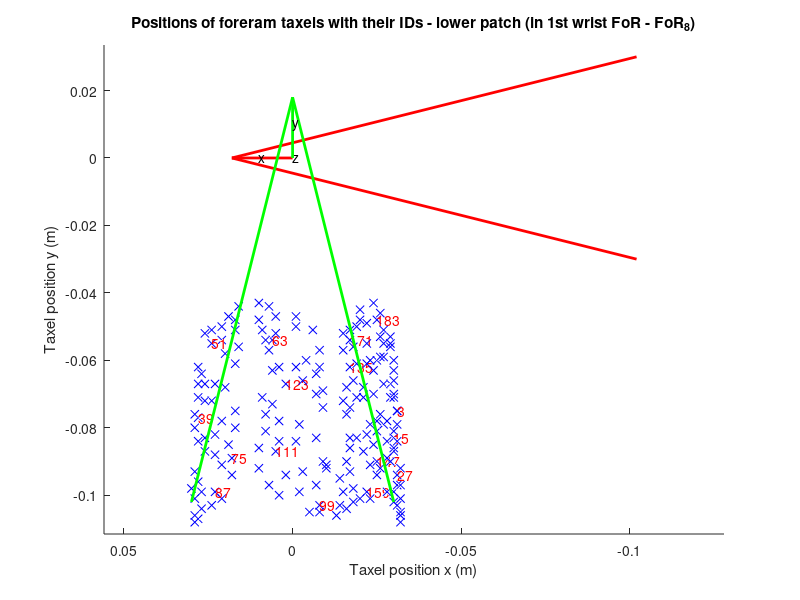
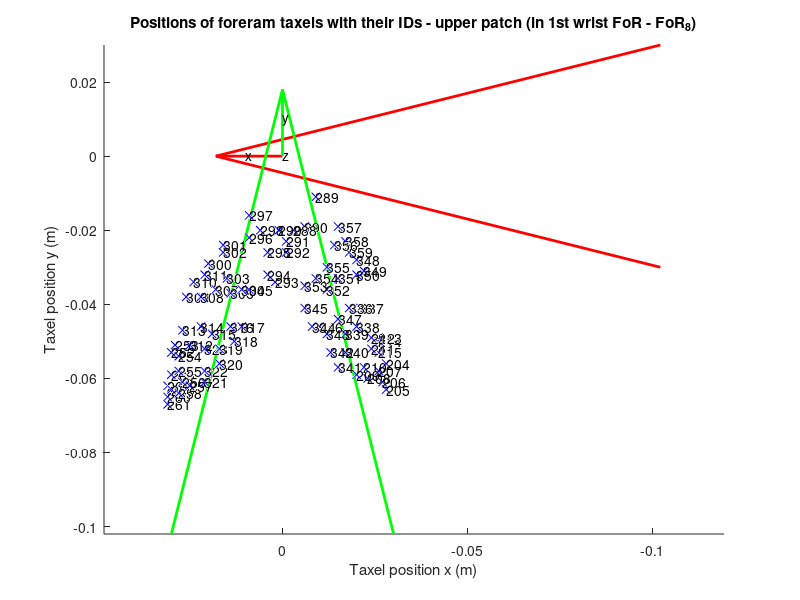
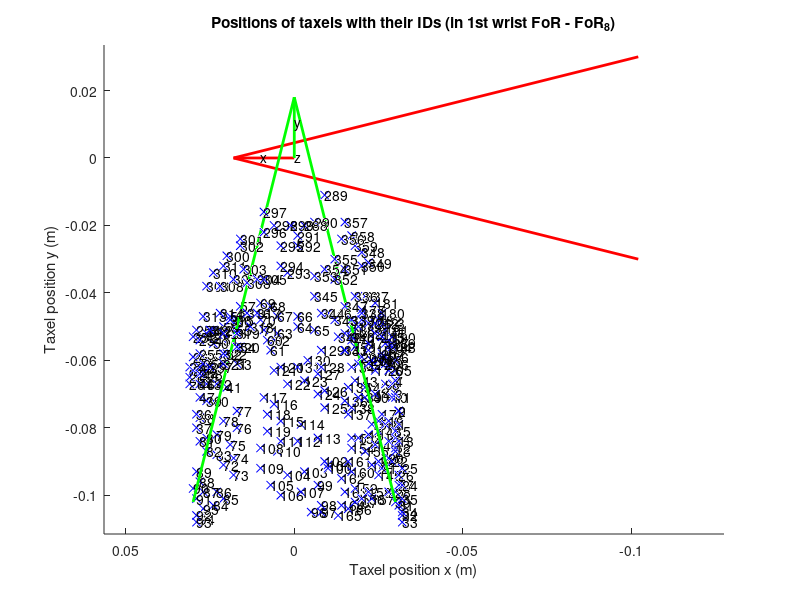
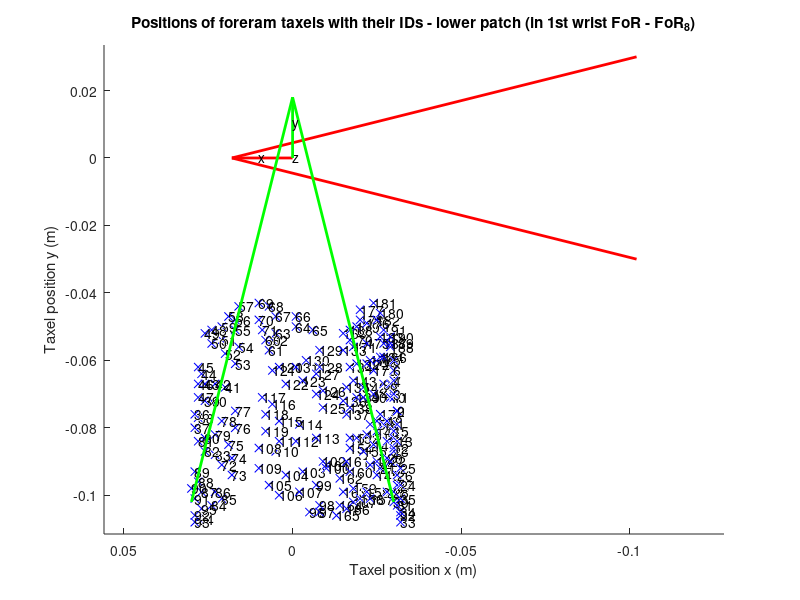

Recreate these plots in MATLAB, in order. (Note: this script raises an error after producing the figures.)
clear all;
close all;
clc;

SAVE_FIGURES = false;
%% Init taxel positions from Andrea's calibration and CAD

load left_forearm_taxel_pos_mesh.mat; % the no_mesh is also possible, but there are no normals, so you can't overlay the triangular modules
taxel_pos = left_forearm_taxel_pos_mesh; 
[M,N] = size(taxel_pos);

load left_forearm_upper_patch_7triangleMidpointsPos_iCubV1_CAD.mat;
triangle_centers_CAD_upperPatch_arbitraryFoR = left_forearm_upper_patch_7triangleMidpointsPos_iCubV1_xmlFoR_m;
triangle_centers_CAD_upperPatch_wristFoR8 = [];

load left_forearm_assembly_18coverHolesPos_iCubV1_CAD.mat;
% note, this CAD data contains also the upper patch - could be used to
% double check
triangle_centers_CAD_lowerPatches_assemblyFoR = left_forearm_lower_patch_18coverHoles_iCubV1_xmlFoR_m  ; % this FoR is also kind of arbitrary, but different than in the previous set;
triangle_centers_CAD_lowerPatches_wristFoR8 = [];

for j=1:size(triangle_centers_CAD_upperPatch_arbitraryFoR,1)
   row_vector =  triangle_centers_CAD_upperPatch_arbitraryFoR(j,:);
   column_vector = row_vector';
   column_vector_translated = column_vector - toWristFoR8_transl_m;
   column_vector_translatedAndRotated = (toWristFoR8_rotMatrix)' * column_vector_translated;
   triangle_centers_CAD_upperPatch_wristFoR8(j,:) = column_vector_translatedAndRotated';     
end

for j=1:size(triangle_centers_CAD_lowerPatches_assemblyFoR,1)
   row_vector =  triangle_centers_CAD_lowerPatches_assemblyFoR(j,:);
   column_vector = row_vector';
   column_vector_translated = column_vector - forearmAssemblytoWristFoR8_translVector_m;
   column_vector_translatedAndRotated = (forearmAssemblytoWristFoR8_rotMatrix)' * column_vector_translated;
   triangle_centers_CAD_lowerPatches_wristFoR8(j,:) = column_vector_translatedAndRotated';     
end

%% Plot positions of calibrated taxels - Andrea

f1 = figure(1);
clf(f1);
title('Positions of taxels with their IDs (in 1st wrist FoR - FoR_8)');
hold on;

for i=1:M
    if (nnz(taxel_pos(i,:)) > 1) % it's not an all-zero row
        plot3(taxel_pos(i,1),taxel_pos(i,2),taxel_pos(i,3),'xb');
%         if (mod(i-3,12)==0)
            text(taxel_pos(i,1),taxel_pos(i,2),taxel_pos(i,3),int2str(i-1)); % taxel ID = row nr. -1
            
%         end
    end
end
 h = quiver3(0 ,0, 0,0.02,0,0);
 set(h, 'Color', 'r', 'LineWidth', 2, 'MaxHeadSize', 4, 'ShowArrowHead', 'on');
 text(0.01,0,0,'x');
 h2 = quiver3(0,0,0, 0,0.02,0);
 set(h2, 'Color', 'g', 'LineWidth', 2, 'MaxHeadSize', 4, 'ShowArrowHead', 'on')
 text(0,0.01,0,'y');
 h3 = quiver3(0,0,0, 0,0,0.02);
 set(h3, 'Color', 'b', 'LineWidth', 2, 'MaxHeadSize', 4, 'ShowArrowHead', 'on')
 text(0,0,0.01,'z');

%ylim([-45 15]);
%xlim([-30 30]);
xlabel('Taxel position x (m)');
set(gca,'XDir','reverse');
ylabel('Taxel position y (m)');
zlabel('Taxel position z (m)');
set(gca,'ZDir','reverse');
axis equal;
hold off;

%%
f11 = figure(11);
clf(f11);
title('Positions of taxels with their IDs (in 1st wrist FoR - FoR_8)');
hold on;

for i=1:M
    if (nnz(taxel_pos(i,:)) > 1) % it's not an all-zero row
        plot3(taxel_pos(i,1),taxel_pos(i,2),taxel_pos(i,3),'--xb');
%         surf(taxel_pos(i,1),taxel_pos(i,2),taxel_pos(i,3));
        if (mod(i-3,12)==0)
%             text(taxel_pos(i,1),taxel_pos(i,2),taxel_pos(i,3),int2str(i-1),'Color','r'); % taxel ID = row nr. -1
            text(taxel_pos(i,1),taxel_pos(i,2),taxel_pos(i,3),int2str(i),'Color','r'); % taxel ID = row nr. -1
        end
    end
end
 h = quiver3(0 ,0, 0,0.02,0,0);
 set(h, 'Color', 'r', 'LineWidth', 2, 'MaxHeadSize', 4, 'ShowArrowHead', 'on');
 text(0.01,0,0,'x');
 h2 = quiver3(0,0,0, 0,0.02,0);
 set(h2, 'Color', 'g', 'LineWidth', 2, 'MaxHeadSize', 4, 'ShowArrowHead', 'on')
 text(0,0.01,0,'y');
 h3 = quiver3(0,0,0, 0,0,0.02);
 set(h3, 'Color', 'b', 'LineWidth', 2, 'MaxHeadSize', 4, 'ShowArrowHead', 'on')
 text(0,0,0.01,'z');

%ylim([-45 15]);
%xlim([-30 30]);
xlabel('Taxel position x (m)');
set(gca,'XDir','reverse');
ylabel('Taxel position y (m)');
zlabel('Taxel position z (m)');
set(gca,'ZDir','reverse');
axis equal;
grid on;
hold off;

%%
f2 = figure(2);
clf(f2);
title('Positions of foreram taxels with their IDs - lower patch (in 1st wrist FoR - FoR_8)');
hold on;

for i=1:192
    if (nnz(taxel_pos(i,:)) > 1) % it's not an all-zero row
       plot3(taxel_pos(i,1),taxel_pos(i,2),taxel_pos(i,3),'xb');
       text(taxel_pos(i,1),taxel_pos(i,2),taxel_pos(i,3),int2str(i-1)); 
    end
end
 h = quiver3(0 ,0, 0,0.02,0,0);
 set(h, 'Color', 'r', 'LineWidth', 2, 'MaxHeadSize', 4, 'ShowArrowHead', 'on');
 text(0.01,0,0,'x');
 h2 = quiver3(0,0,0, 0,0.02,0);
 set(h2, 'Color', 'g', 'LineWidth', 2, 'MaxHeadSize', 4, 'ShowArrowHead', 'on')
 text(0,0.01,0,'y');
 h3 = quiver3(0,0,0, 0,0,0.02);
 set(h3, 'Color', 'b', 'LineWidth', 2, 'MaxHeadSize', 4, 'ShowArrowHead', 'on')
 text(0,0,0.01,'z');

xlabel('Taxel position x (m)');
set(gca,'XDir','reverse');
ylabel('Taxel position y (m)');
zlabel('Taxel position z (m)');
set(gca,'ZDir','reverse');
axis equal;
hold off;

%%
f21 = figure(21);
clf(f21);
title('Positions of foreram taxels with their IDs - lower patch (in 1st wrist FoR - FoR_8)');
hold on;

for i=1:192
    if (nnz(taxel_pos(i,:)) > 1) % it's not an all-zero row
        plot3(taxel_pos(i,1),taxel_pos(i,2),taxel_pos(i,3),'xb');
        if (mod(i-3,12)==0)
            text(taxel_pos(i,1),taxel_pos(i,2),taxel_pos(i,3),int2str(i),'Color','r'); 
        end
    end
end
 h = quiver3(0 ,0, 0,0.02,0,0);
 set(h, 'Color', 'r', 'LineWidth', 2, 'MaxHeadSize', 4, 'ShowArrowHead', 'on');
 text(0.01,0,0,'x');
 h2 = quiver3(0,0,0, 0,0.02,0);
 set(h2, 'Color', 'g', 'LineWidth', 2, 'MaxHeadSize', 4, 'ShowArrowHead', 'on')
 text(0,0.01,0,'y');
 h3 = quiver3(0,0,0, 0,0,0.02);
 set(h3, 'Color', 'b', 'LineWidth', 2, 'MaxHeadSize', 4, 'ShowArrowHead', 'on')
 text(0,0,0.01,'z');

xlabel('Taxel position x (m)');
set(gca,'XDir','reverse');
ylabel('Taxel position y (m)');
zlabel('Taxel position z (m)');
set(gca,'ZDir','reverse');
axis equal;
hold off;
print(f21,'-dpdf','-bestfit','lower-patch.pdf')


%%
f3 = figure(3);
clf(f3);
title('Positions of foreram taxels with their IDs - upper patch (in 1st wrist FoR - FoR_8)');
hold on;

for i=193:M
    if (nnz(taxel_pos(i,:)) > 1) % it's not an all-zero row
       plot3(taxel_pos(i,1),taxel_pos(i,2),taxel_pos(i,3),'xb');
       text(taxel_pos(i,1),taxel_pos(i,2),taxel_pos(i,3),int2str(i-1)); 
    end
end
 h = quiver3(0 ,0, 0,0.02,0,0);
 set(h, 'Color', 'r', 'LineWidth', 2, 'MaxHeadSize', 4, 'ShowArrowHead', 'on');
 text(0.01,0,0,'x');
 h2 = quiver3(0,0,0, 0,0.02,0);
 set(h2, 'Color', 'g', 'LineWidth', 2, 'MaxHeadSize', 4, 'ShowArrowHead', 'on')
 text(0,0.01,0,'y');
 h3 = quiver3(0,0,0, 0,0,0.02);
 set(h3, 'Color', 'b', 'LineWidth', 2, 'MaxHeadSize', 4, 'ShowArrowHead', 'on')
 text(0,0,0.01,'z');

xlabel('Taxel position x (m)');
set(gca,'XDir','reverse');
ylabel('Taxel position y (m)');
zlabel('Taxel position z (m)');
set(gca,'ZDir','reverse');
axis equal;
hold off;

%%
f30 = figure(30);
clf(f30);
title('Positions of foreram taxels with their IDs - upper patch (in 1st wrist FoR - FoR_8)');
hold on;

for i=193:M
    if (nnz(taxel_pos(i,:)) > 1) % it's not an all-zero row
        plot3(taxel_pos(i,1),taxel_pos(i,2),taxel_pos(i,3),'xb');
        if (mod(i-3,12)==0)
            text(taxel_pos(i,1),taxel_pos(i,2),taxel_pos(i,3),int2str(i),'Color','r'); 
        end
    end
end
 h = quiver3(0 ,0, 0,0.02,0,0);
 set(h, 'Color', 'r', 'LineWidth', 2, 'MaxHeadSize', 4, 'ShowArrowHead', 'on');
 text(0.01,0,0,'x');
 h2 = quiver3(0,0,0, 0,0.02,0);
 set(h2, 'Color', 'g', 'LineWidth', 2, 'MaxHeadSize', 4, 'ShowArrowHead', 'on')
 text(0,0.01,0,'y');
 h3 = quiver3(0,0,0, 0,0,0.02);
 set(h3, 'Color', 'b', 'LineWidth', 2, 'MaxHeadSize', 4, 'ShowArrowHead', 'on')
 text(0,0,0.01,'z');

xlabel('Taxel position x (m)');
set(gca,'XDir','reverse');
ylabel('Taxel position y (m)');
zlabel('Taxel position z (m)');
set(gca,'ZDir','reverse');
axis equal;
hold off;

print(f3,'-dpdf','-bestfit','upper-patch.pdf')

%%
f31 = figure(31);
clf(f31);
title('Positions of holes in covers (~ triangle midpoints) from CAD - upper patch (in 1st wrist FoR - FoR_8)');
hold on;

triangle_centers_CAD = triangle_centers_CAD_upperPatch_wristFoR8;

       plot3(triangle_centers_CAD(1,1),triangle_centers_CAD(1,2),triangle_centers_CAD(1,3),'xr');
       text(triangle_centers_CAD(1,1),triangle_centers_CAD(1,2),triangle_centers_CAD(1,3),'207'); 
       
       plot3(triangle_centers_CAD(2,1),triangle_centers_CAD(2,2),triangle_centers_CAD(2,3),'xr');
       text(triangle_centers_CAD(2,1),triangle_centers_CAD(2,2),triangle_centers_CAD(2,3),'339'); 
       
       plot3(triangle_centers_CAD(3,1),triangle_centers_CAD(3,2),triangle_centers_CAD(3,3),'xr');
       text(triangle_centers_CAD(3,1),triangle_centers_CAD(3,2),triangle_centers_CAD(3,3),'351'); 
       
       plot3(triangle_centers_CAD(4,1),triangle_centers_CAD(4,2),triangle_centers_CAD(4,3),'xr');
       text(triangle_centers_CAD(4,1),triangle_centers_CAD(4,2),triangle_centers_CAD(4,3),'291'); 
       
       plot3(triangle_centers_CAD(5,1),triangle_centers_CAD(5,2),triangle_centers_CAD(5,3),'xr');
       text(triangle_centers_CAD(5,1),triangle_centers_CAD(5,2),triangle_centers_CAD(5,3),'303'); 
       
       plot3(triangle_centers_CAD(6,1),triangle_centers_CAD(6,2),triangle_centers_CAD(6,3),'xr');
       text(triangle_centers_CAD(6,1),triangle_centers_CAD(6,2),triangle_centers_CAD(6,3),'315');  
       
       plot3(triangle_centers_CAD(7,1),triangle_centers_CAD(7,2),triangle_centers_CAD(7,3),'xr');
       text(triangle_centers_CAD(7,1),triangle_centers_CAD(7,2),triangle_centers_CAD(7,3),'255'); 

 h = quiver3(0 ,0, 0,0.02,0,0);
 set(h, 'Color', 'r', 'LineWidth', 2, 'MaxHeadSize', 4, 'ShowArrowHead', 'on');
 text(0.01,0,0,'x');
 h2 = quiver3(0,0,0, 0,0.02,0);
 set(h2, 'Color', 'g', 'LineWidth', 2, 'MaxHeadSize', 4, 'ShowArrowHead', 'on')
 text(0,0.01,0,'y');
 h3 = quiver3(0,0,0, 0,0,0.02);
 set(h3, 'Color', 'b', 'LineWidth', 2, 'MaxHeadSize', 4, 'ShowArrowHead', 'on')
 text(0,0,0.01,'z');

xlabel('Taxel position x (m)');
set(gca,'XDir','reverse');
ylabel('Taxel position y (m)');
zlabel('Taxel position z (m)');
set(gca,'ZDir','reverse');
axis equal;
hold off;

%%
f32 = figure(32);
clf(f32);
title('Positions of forearm taxels with their IDs (delPrete with CAD overlayed) - upper patch (in 1st wrist FoR - FoR_8)');
hold on;

for i=193:M
    if (nnz(taxel_pos(i,:)) > 1) % it's not an all-zero row
       plot3(taxel_pos(i,1),taxel_pos(i,2),taxel_pos(i,3),'xb');
       if (i==208 || i==340 || i==352 || i==292 || i==304 || i==316 || i==256)
         text(taxel_pos(i,1),taxel_pos(i,2),taxel_pos(i,3),int2str(i-1),'BackgroundColor','green'); 
       else
             text(taxel_pos(i,1),taxel_pos(i,2),taxel_pos(i,3),int2str(i-1)); 
       end
    end
end

triangle_centers_CAD = triangle_centers_CAD_upperPatch_wristFoR8;

       plot3(triangle_centers_CAD(1,1),triangle_centers_CAD(1,2),triangle_centers_CAD(1,3),'or');
       text(triangle_centers_CAD(1,1),triangle_centers_CAD(1,2),triangle_centers_CAD(1,3),'207','BackgroundColor','red'); 
       
       plot3(triangle_centers_CAD(2,1),triangle_centers_CAD(2,2),triangle_centers_CAD(2,3),'or');
       text(triangle_centers_CAD(2,1),triangle_centers_CAD(2,2),triangle_centers_CAD(2,3),'339','BackgroundColor','red'); 
       
       plot3(triangle_centers_CAD(3,1),triangle_centers_CAD(3,2),triangle_centers_CAD(3,3),'or');
       text(triangle_centers_CAD(3,1),triangle_centers_CAD(3,2),triangle_centers_CAD(3,3),'351','BackgroundColor','red'); 
       
       plot3(triangle_centers_CAD(4,1),triangle_centers_CAD(4,2),triangle_centers_CAD(4,3),'or');
       text(triangle_centers_CAD(4,1),triangle_centers_CAD(4,2),triangle_centers_CAD(4,3),'291','BackgroundColor','red'); 
       
       plot3(triangle_centers_CAD(5,1),triangle_centers_CAD(5,2),triangle_centers_CAD(5,3),'or');
       text(triangle_centers_CAD(5,1),triangle_centers_CAD(5,2),triangle_centers_CAD(5,3),'303','BackgroundColor','red'); 
       
       plot3(triangle_centers_CAD(6,1),triangle_centers_CAD(6,2),triangle_centers_CAD(6,3),'or');
       text(triangle_centers_CAD(6,1),triangle_centers_CAD(6,2),triangle_centers_CAD(6,3),'315','BackgroundColor','red');  
       
       plot3(triangle_centers_CAD(7,1),triangle_centers_CAD(7,2),triangle_centers_CAD(7,3),'or');
       text(triangle_centers_CAD(7,1),triangle_centers_CAD(7,2),triangle_centers_CAD(7,3),'255','BackgroundColor','red'); 


 h = quiver3(0 ,0, 0,0.02,0,0);
 set(h, 'Color', 'r', 'LineWidth', 2, 'MaxHeadSize', 4, 'ShowArrowHead', 'on');
 text(0.01,0,0,'x');
 h2 = quiver3(0,0,0, 0,0.02,0);
 set(h2, 'Color', 'g', 'LineWidth', 2, 'MaxHeadSize', 4, 'ShowArrowHead', 'on')
 text(0,0.01,0,'y');
 h3 = quiver3(0,0,0, 0,0,0.02);
 set(h3, 'Color', 'b', 'LineWidth', 2, 'MaxHeadSize', 4, 'ShowArrowHead', 'on')
 text(0,0,0.01,'z');

xlabel('Taxel position x (m)');
set(gca,'XDir','reverse');
ylabel('Taxel position y (m)');
zlabel('Taxel position z (m)');
set(gca,'ZDir','reverse');
axis equal;
hold off;

%% current cell
f33 = figure(33);
clf(f33);
title('Positions of forearm taxels with their IDs (delPrete with CAD overlayed) - lower patch (in 1st wrist FoR - FoR_8)');
hold on;

for i=1:192
    if (nnz(taxel_pos(i,:)) > 1) % it's not an all-zero row
       plot3(taxel_pos(i,1),taxel_pos(i,2),taxel_pos(i,3),'xb');
       if (mod(i,12) == 4) % should be triangle midpoints
         text(taxel_pos(i,1),taxel_pos(i,2),taxel_pos(i,3),int2str(i-1),'BackgroundColor','green'); 
       else
             text(taxel_pos(i,1),taxel_pos(i,2),taxel_pos(i,3),int2str(i-1)); 
       end
    end
end

triangle_centers_CAD = triangle_centers_CAD_lowerPatches_wristFoR8;
for i=1:size(triangle_centers_CAD,1)
       plot3(triangle_centers_CAD(i,1),triangle_centers_CAD(i,2),triangle_centers_CAD(i,3),'or');
       text(triangle_centers_CAD(i,1),triangle_centers_CAD(i,2),triangle_centers_CAD(i,3),'XX','BackgroundColor','red'); 
end       
   


 h = quiver3(0 ,0, 0,0.02,0,0);
 set(h, 'Color', 'r', 'LineWidth', 2, 'MaxHeadSize', 4, 'ShowArrowHead', 'on');
 text(0.01,0,0,'x');
 h2 = quiver3(0,0,0, 0,0.02,0);
 set(h2, 'Color', 'g', 'LineWidth', 2, 'MaxHeadSize', 4, 'ShowArrowHead', 'on')
 text(0,0.01,0,'y');
 h3 = quiver3(0,0,0, 0,0,0.02);
 set(h3, 'Color', 'b', 'LineWidth', 2, 'MaxHeadSize', 4, 'ShowArrowHead', 'on')
 text(0,0,0.01,'z');

xlabel('Taxel position x (m)');
set(gca,'XDir','reverse');
ylabel('Taxel position y (m)');
zlabel('Taxel position z (m)');
set(gca,'ZDir','reverse');
axis equal;
hold off;

%% another cell

f4 = figure(4);
clf(f4);
set(f4,'Name','Positions of foreram taxels - upper patch - all + first 3 triangles from left (number ~ taxelID) (in 1st wrist FoR - FoR_8)');


subplot(2,2,1);
hold on;
for i=193:M
    if (nnz(taxel_pos(i,:)) > 1) % it's not an all-zero row
       plot3(taxel_pos(i,1),taxel_pos(i,2),taxel_pos(i,3),'xb');
       text(taxel_pos(i,1),taxel_pos(i,2),taxel_pos(i,3),int2str(i-1)); 
    end
end
 h = quiver3(0 ,0, 0,0.02,0,0);
 set(h, 'Color', 'r', 'LineWidth', 2, 'MaxHeadSize', 4, 'ShowArrowHead', 'on');
 text(0.01,0,0,'x');
 h2 = quiver3(0,0,0, 0,0.02,0);
 set(h2, 'Color', 'g', 'LineWidth', 2, 'MaxHeadSize', 4, 'ShowArrowHead', 'on')
 text(0,0.01,0,'y');
 h3 = quiver3(0,0,0, 0,0,0.02);
 set(h3, 'Color', 'b', 'LineWidth', 2, 'MaxHeadSize', 4, 'ShowArrowHead', 'on')
 text(0,0,0.01,'z');

xlabel('Taxel position x (m)');
set(gca,'XDir','reverse');
ylabel('Taxel position y (m)');
zlabel('Taxel position z (m)');
set(gca,'ZDir','reverse');
axis equal;
hold off;

subplot(2,2,2);
hold on;
first_taxel_ID = 252; 
for i=1:12; % with i starting from 1, we get the conversion from taxel ID to row number in file
    if (nnz(taxel_pos(first_taxel_ID+i,:)) > 1) % it's not an all-zero row
       if ((i==7) || (i==11)) %thermal pad
        plot3(taxel_pos(first_taxel_ID+i,1),taxel_pos(first_taxel_ID+i,2),taxel_pos(first_taxel_ID+i,3),'ob');
       else % normal taxel
         plot3(taxel_pos(first_taxel_ID+i,1),taxel_pos(first_taxel_ID+i,2),taxel_pos(first_taxel_ID+i,3),'xb');  
       end
       text(taxel_pos(first_taxel_ID+i,1),taxel_pos(first_taxel_ID+i,2),taxel_pos(first_taxel_ID+i,3),int2str(first_taxel_ID+i-1)); 
    end
end

 h = quiver3(taxel_pos(first_taxel_ID+1,1),taxel_pos(first_taxel_ID+1,2),taxel_pos(first_taxel_ID+1,3),0.02,0,0);
 set(h, 'Color', 'r', 'LineWidth', 2, 'MaxHeadSize', 4, 'ShowArrowHead', 'on');
 %text(0.001,0,0,'x');
 h2 = quiver3(taxel_pos(first_taxel_ID+1,1),taxel_pos(first_taxel_ID+1,2),taxel_pos(first_taxel_ID+1,3),0,0.02,0);
 set(h2, 'Color', 'g', 'LineWidth', 2, 'MaxHeadSize', 4, 'ShowArrowHead', 'on')
 %text(0,0.001,0,'y');
 h3 = quiver3(taxel_pos(first_taxel_ID+1,1),taxel_pos(first_taxel_ID+1,2),taxel_pos(first_taxel_ID+1,3),0,0,0.02);
 set(h3, 'Color', 'b', 'LineWidth', 2, 'MaxHeadSize', 4, 'ShowArrowHead', 'on')
 %text(0,0,0.001,'z');

xlabel('Taxel position x (m)');
set(gca,'XDir','reverse');
ylabel('Taxel position y (m)');
zlabel('Taxel position z (m)');
set(gca,'ZDir','reverse');
axis equal;
hold off;


subplot(2,2,3);
hold on;
first_taxel_ID = 312;
for i=1:12;
    if (nnz(taxel_pos(first_taxel_ID+i,:)) > 1) % it's not an all-zero row
       if ((i==7) || (i==11)) %thermal pad
        plot3(taxel_pos(first_taxel_ID+i,1),taxel_pos(first_taxel_ID+i,2),taxel_pos(first_taxel_ID+i,3),'ob');
       else % normal taxel
         plot3(taxel_pos(first_taxel_ID+i,1),taxel_pos(first_taxel_ID+i,2),taxel_pos(first_taxel_ID+i,3),'xb');  
       end
       text(taxel_pos(first_taxel_ID+i,1),taxel_pos(first_taxel_ID+i,2),taxel_pos(first_taxel_ID+i,3),int2str(first_taxel_ID+i-1)); 
    end
end

 h = quiver3(taxel_pos(first_taxel_ID+1,1),taxel_pos(first_taxel_ID+1,2),taxel_pos(first_taxel_ID+1,3),0.02,0,0);
 set(h, 'Color', 'r', 'LineWidth', 2, 'MaxHeadSize', 4, 'ShowArrowHead', 'on');
 %text(0.001,0,0,'x');
 h2 = quiver3(taxel_pos(first_taxel_ID+1,1),taxel_pos(first_taxel_ID+1,2),taxel_pos(first_taxel_ID+1,3),0,0.02,0);
 set(h2, 'Color', 'g', 'LineWidth', 2, 'MaxHeadSize', 4, 'ShowArrowHead', 'on')
 %text(0,0.001,0,'y');
 h3 = quiver3(taxel_pos(first_taxel_ID+1,1),taxel_pos(first_taxel_ID+1,2),taxel_pos(first_taxel_ID+1,3),0,0,0.02);
 set(h3, 'Color', 'b', 'LineWidth', 2, 'MaxHeadSize', 4, 'ShowArrowHead', 'on')
 %text(0,0,0.001,'z');

xlabel('Taxel position x (m)');
set(gca,'XDir','reverse');
ylabel('Taxel position y (m)');
zlabel('Taxel position z (m)');
set(gca,'ZDir','reverse');
axis equal;
hold off;

subplot(2,2,4);
hold on;
first_taxel_ID = 300;
for i=1:12;
    if (nnz(taxel_pos(first_taxel_ID+i,:)) > 1) % it's not an all-zero row
       if ((i==7) || (i==11)) %thermal pad
        plot3(taxel_pos(first_taxel_ID+i,1),taxel_pos(first_taxel_ID+i,2),taxel_pos(first_taxel_ID+i,3),'ob');
       else % normal taxel
         plot3(taxel_pos(first_taxel_ID+i,1),taxel_pos(first_taxel_ID+i,2),taxel_pos(first_taxel_ID+i,3),'xb');  
       end
       text(taxel_pos(first_taxel_ID+i,1),taxel_pos(first_taxel_ID+i,2),taxel_pos(first_taxel_ID+i,3),int2str(first_taxel_ID+i-1)); 
    end
end

 h = quiver3(taxel_pos(first_taxel_ID+1,1),taxel_pos(first_taxel_ID+1,2),taxel_pos(first_taxel_ID+1,3),0.02,0,0);
 set(h, 'Color', 'r', 'LineWidth', 2, 'MaxHeadSize', 4, 'ShowArrowHead', 'on');
 %text(0.001,0,0,'x');
 h2 = quiver3(taxel_pos(first_taxel_ID+1,1),taxel_pos(first_taxel_ID+1,2),taxel_pos(first_taxel_ID+1,3),0,0.02,0);
 set(h2, 'Color', 'g', 'LineWidth', 2, 'MaxHeadSize', 4, 'ShowArrowHead', 'on')
 %text(0,0.001,0,'y');
 h3 = quiver3(taxel_pos(first_taxel_ID+1,1),taxel_pos(first_taxel_ID+1,2),taxel_pos(first_taxel_ID+1,3),0,0,0.02);
 set(h3, 'Color', 'b', 'LineWidth', 2, 'MaxHeadSize', 4, 'ShowArrowHead', 'on')
 %text(0,0,0.001,'z');

xlabel('Taxel position x (m)');
set(gca,'XDir','reverse');
ylabel('Taxel position y (m)');
zlabel('Taxel position z (m)');
set(gca,'ZDir','reverse');
axis equal;
hold off;

f5 = figure(5);
clf(f5);
set(f5,'Name','Positions of foreram taxels - upper patch - upper + 3 triangles on the right (number ~ taxelID + 1) (in 1st wrist FoR - FoR_8)');

subplot(2,2,1);
hold on;
first_taxel_ID = 288;
for i=1:12;
    if (nnz(taxel_pos(first_taxel_ID+i,:)) > 1) % it's not an all-zero row
       if ((i==7) || (i==11)) %thermal pad
        plot3(taxel_pos(first_taxel_ID+i,1),taxel_pos(first_taxel_ID+i,2),taxel_pos(first_taxel_ID+i,3),'ob');
       else % normal taxel
         plot3(taxel_pos(first_taxel_ID+i,1),taxel_pos(first_taxel_ID+i,2),taxel_pos(first_taxel_ID+i,3),'xb');  
       end
       text(taxel_pos(first_taxel_ID+i,1),taxel_pos(first_taxel_ID+i,2),taxel_pos(first_taxel_ID+i,3),int2str(first_taxel_ID+i-1)); 
    end
end

 h = quiver3(taxel_pos(first_taxel_ID+1,1),taxel_pos(first_taxel_ID+1,2),taxel_pos(first_taxel_ID+1,3),0.02,0,0);
 set(h, 'Color', 'r', 'LineWidth', 2, 'MaxHeadSize', 4, 'ShowArrowHead', 'on');
 %text(0.001,0,0,'x');
 h2 = quiver3(taxel_pos(first_taxel_ID+1,1),taxel_pos(first_taxel_ID+1,2),taxel_pos(first_taxel_ID+1,3),0,0.02,0);
 set(h2, 'Color', 'g', 'LineWidth', 2, 'MaxHeadSize', 4, 'ShowArrowHead', 'on')
 %text(0,0.001,0,'y');
 h3 = quiver3(taxel_pos(first_taxel_ID+1,1),taxel_pos(first_taxel_ID+1,2),taxel_pos(first_taxel_ID+1,3),0,0,0.02);
 set(h3, 'Color', 'b', 'LineWidth', 2, 'MaxHeadSize', 4, 'ShowArrowHead', 'on')
 %text(0,0,0.001,'z');

xlabel('Taxel position x (m)');
set(gca,'XDir','reverse');
ylabel('Taxel position y (m)');
zlabel('Taxel position z (m)');
set(gca,'ZDir','reverse');
axis equal;
hold off;

subplot(2,2,2);
hold on;
first_taxel_ID = 348;
for i=1:12;
    if (nnz(taxel_pos(first_taxel_ID+i,:)) > 1) % it's not an all-zero row
       if ((i==7) || (i==11)) %thermal pad
        plot3(taxel_pos(first_taxel_ID+i,1),taxel_pos(first_taxel_ID+i,2),taxel_pos(first_taxel_ID+i,3),'ob');
       else % normal taxel
         plot3(taxel_pos(first_taxel_ID+i,1),taxel_pos(first_taxel_ID+i,2),taxel_pos(first_taxel_ID+i,3),'xb');  
       end
       text(taxel_pos(first_taxel_ID+i,1),taxel_pos(first_taxel_ID+i,2),taxel_pos(first_taxel_ID+i,3),int2str(first_taxel_ID+i-1)); 
    end
end

 h = quiver3(taxel_pos(first_taxel_ID+1,1),taxel_pos(first_taxel_ID+1,2),taxel_pos(first_taxel_ID+1,3),0.02,0,0);
 set(h, 'Color', 'r', 'LineWidth', 2, 'MaxHeadSize', 4, 'ShowArrowHead', 'on');
 %text(0.001,0,0,'x');
 h2 = quiver3(taxel_pos(first_taxel_ID+1,1),taxel_pos(first_taxel_ID+1,2),taxel_pos(first_taxel_ID+1,3),0,0.02,0);
 set(h2, 'Color', 'g', 'LineWidth', 2, 'MaxHeadSize', 4, 'ShowArrowHead', 'on')
 %text(0,0.001,0,'y');
 h3 = quiver3(taxel_pos(first_taxel_ID+1,1),taxel_pos(first_taxel_ID+1,2),taxel_pos(first_taxel_ID+1,3),0,0,0.02);
 set(h3, 'Color', 'b', 'LineWidth', 2, 'MaxHeadSize', 4, 'ShowArrowHead', 'on')
 %text(0,0,0.001,'z');

xlabel('Taxel position x (m)');
set(gca,'XDir','reverse');
ylabel('Taxel position y (m)');
zlabel('Taxel position z (m)');
set(gca,'ZDir','reverse');
axis equal;
hold off;

subplot(2,2,3);
hold on;
first_taxel_ID = 336;
for i=1:12;
    if (nnz(taxel_pos(first_taxel_ID+i,:)) > 1) % it's not an all-zero row
       if ((i==7) || (i==11)) %thermal pad
        plot3(taxel_pos(first_taxel_ID+i,1),taxel_pos(first_taxel_ID+i,2),taxel_pos(first_taxel_ID+i,3),'ob');
       else % normal taxel
         plot3(taxel_pos(first_taxel_ID+i,1),taxel_pos(first_taxel_ID+i,2),taxel_pos(first_taxel_ID+i,3),'xb');  
       end
       text(taxel_pos(first_taxel_ID+i,1),taxel_pos(first_taxel_ID+i,2),taxel_pos(first_taxel_ID+i,3),int2str(first_taxel_ID+i-1)); 
    end
end

 h = quiver3(taxel_pos(first_taxel_ID+1,1),taxel_pos(first_taxel_ID+1,2),taxel_pos(first_taxel_ID+1,3),0.02,0,0);
 set(h, 'Color', 'r', 'LineWidth', 2, 'MaxHeadSize', 4, 'ShowArrowHead', 'on');
 %text(0.001,0,0,'x');
 h2 = quiver3(taxel_pos(first_taxel_ID+1,1),taxel_pos(first_taxel_ID+1,2),taxel_pos(first_taxel_ID+1,3),0,0.02,0);
 set(h2, 'Color', 'g', 'LineWidth', 2, 'MaxHeadSize', 4, 'ShowArrowHead', 'on')
 %text(0,0.001,0,'y');
 h3 = quiver3(taxel_pos(first_taxel_ID+1,1),taxel_pos(first_taxel_ID+1,2),taxel_pos(first_taxel_ID+1,3),0,0,0.02);
 set(h3, 'Color', 'b', 'LineWidth', 2, 'MaxHeadSize', 4, 'ShowArrowHead', 'on')
 %text(0,0,0.001,'z');

xlabel('Taxel position x (m)');
set(gca,'XDir','reverse');
ylabel('Taxel position y (m)');
zlabel('Taxel position z (m)');
set(gca,'ZDir','reverse');
axis equal;
hold off;

subplot(2,2,4);
hold on;
first_taxel_ID = 204;
for i=1:12;
    if (nnz(taxel_pos(first_taxel_ID+i,:)) > 1) % it's not an all-zero row
       if ((i==7) || (i==11)) %thermal pad
        plot3(taxel_pos(first_taxel_ID+i,1),taxel_pos(first_taxel_ID+i,2),taxel_pos(first_taxel_ID+i,3),'ob');
       else % normal taxel
         plot3(taxel_pos(first_taxel_ID+i,1),taxel_pos(first_taxel_ID+i,2),taxel_pos(first_taxel_ID+i,3),'xb');  
       end
       text(taxel_pos(first_taxel_ID+i,1),taxel_pos(first_taxel_ID+i,2),taxel_pos(first_taxel_ID+i,3),int2str(first_taxel_ID+i-1)); 
    end
end

 h = quiver3(taxel_pos(first_taxel_ID+1,1),taxel_pos(first_taxel_ID+1,2),taxel_pos(first_taxel_ID+1,3),0.02,0,0);
 set(h, 'Color', 'r', 'LineWidth', 2, 'MaxHeadSize', 4, 'ShowArrowHead', 'on');
 %text(0.001,0,0,'x');
 h2 = quiver3(taxel_pos(first_taxel_ID+1,1),taxel_pos(first_taxel_ID+1,2),taxel_pos(first_taxel_ID+1,3),0,0.02,0);
 set(h2, 'Color', 'g', 'LineWidth', 2, 'MaxHeadSize', 4, 'ShowArrowHead', 'on')
 %text(0,0.001,0,'y');
 h3 = quiver3(taxel_pos(first_taxel_ID+1,1),taxel_pos(first_taxel_ID+1,2),taxel_pos(first_taxel_ID+1,3),0,0,0.02);
 set(h3, 'Color', 'b', 'LineWidth', 2, 'MaxHeadSize', 4, 'ShowArrowHead', 'on')
 %text(0,0,0.001,'z');

xlabel('Taxel position x (m)');
set(gca,'XDir','reverse');
ylabel('Taxel position y (m)');
zlabel('Taxel position z (m)');
set(gca,'ZDir','reverse');
axis equal;
hold off;


%% Taxel positions from calibration vs. projection of triangular modules

%% UPPER PATCH ON FOREARM
% note, it is the small patch on top of forearm, but in Marco's files, this
% is called lower

% transform canonical triangle to the position and orientation of the triangle on the outer side of the forearm 
% (if we need a triangle mirrored in x (see the forearm_ini_generator.xlsx -
% mirror set to 1 for all this patch; note in the xlsx this patch is called upper, even if it is kind of lower in the home posture) 
% see /media/DATA/my_matlab/skin/singleTriangle for plots 

% get taxel normal of corresponding triangle midpoint
middle_taxel_ID = 291;
first_taxel_ID = middle_taxel_ID-3;

% We will transform the canonical triangle into the correct position and
% orientation, such that its mid-taxel coincides with that from Andrea's
% calibration - the position is known from the positions file; then the
% taxel normal is known

% first the translation
Homo_translation_wristToHat = [1 0 0 taxel_pos(middle_taxel_ID+1,1); 0 1 0 taxel_pos(middle_taxel_ID+1,2); 0 0 1 taxel_pos(middle_taxel_ID+1,3); 0 0 0 1];

taxel_normal = [taxel_pos(middle_taxel_ID+1,4) taxel_pos(middle_taxel_ID+1,5) taxel_pos(middle_taxel_ID+1,6)]; 
% define taxel orientation
% idea: take the normal of the taxel as the new z; for y, try to stay as
% close as possible to the original y, but perpendicular to the z axis -
% therefore, project onto the plane perpendicular to the normal vector;
% x then comes automatically as the remaining orthogonal axis

x = [1 0 0]; % original axes
y = [0 1 0];
z = [0 0 1];

z_hat = taxel_normal;
z_hat = z_hat / norm(z_hat);
y_projeted_onto_z_hat = norm(y) * dot(y,z_hat) * z_hat; % this is a "difference vector" from the orig. y-axis to the target plane (perpendicular to z_hat) 
y_hat = y - y_projeted_onto_z_hat;
y_hat = y_hat / norm(y_hat);
x_hat = -cross(z_hat,y_hat);
x_hat = x_hat / norm(x_hat);
% hat is the new taxel FoR

Homo_rotation_wristToHat = [x_hat(1) y_hat(1) z_hat(1) 0;...
                 x_hat(2) y_hat(2) z_hat(2) 0;...  
                 x_hat(3) y_hat(3) z_hat(3) 0;...
                 0          0       0       1];
                 
 
% first additional rotations for triangle to lend in the right orientation

% a bit around z
theta2 = 60;
Homo_Rot_About_Z = [cosd(theta2) -sind(theta2) 0 0; sind(theta2) cosd(theta2) 0 0; 0 0 1 0; 0 0 0 1];

Homo_OrigToHatFoR = Homo_translation_wristToHat*Homo_rotation_wristToHat*Homo_Rot_About_Z; % ! has to be in this order
%Homo_OrigToHatFoR = eye(4)*Homo_translation;
%Homo_OrigToHatFoR = Homo_rotation; 
canonTaxels_newPosAndOri_origFoR = transformNominalTriangle(first_taxel_ID,Homo_OrigToHatFoR,false);  

f6 = figure(6);
clf(f6);
title('Positions of foreram taxels with their IDs - upper patch + 1 triangle overlayed (in 1st wrist FoR - FoR_8)');
hold on;

% plot all the taxels from Andrea's calibration
for i=193:M
    if (nnz(taxel_pos(i,:)) > 1) % it's not an all-zero row
       plot3(taxel_pos(i,1),taxel_pos(i,2),taxel_pos(i,3),'xb');
       text(taxel_pos(i,1),taxel_pos(i,2),taxel_pos(i,3),int2str(i-1)); 
    end
end
% 1st wrist FoR
 h = quiver3(0 ,0, 0,0.02,0,0);
 set(h, 'Color', 'r', 'LineWidth', 3, 'MaxHeadSize', 4, 'ShowArrowHead', 'on');
 text(0.01,0,0,'x');
 h2 = quiver3(0,0,0, 0,0.02,0);
 set(h2, 'Color', 'g', 'LineWidth', 3, 'MaxHeadSize', 4, 'ShowArrowHead', 'on')
 text(0,0.01,0,'y');
 h3 = quiver3(0,0,0, 0,0,0.02);
 set(h3, 'Color', 'b', 'LineWidth', 3, 'MaxHeadSize', 4, 'ShowArrowHead', 'on')
 text(0,0,0.01,'z');

 % overlay the canonical triangle
 for i = 1:length(canonTaxels_newPosAndOri_origFoR)
        if (i==7) || (i==11) % thermal pads
            %radius = rtaxel/2;
        else
             plot3(canonTaxels_newPosAndOri_origFoR(i).Pos(1),canonTaxels_newPosAndOri_origFoR(i).Pos(2),canonTaxels_newPosAndOri_origFoR(i).Pos(3),'Marker','o','MarkerSize',15,'Color','g');
             text(canonTaxels_newPosAndOri_origFoR(i).Pos(1),canonTaxels_newPosAndOri_origFoR(i).Pos(2),canonTaxels_newPosAndOri_origFoR(i).Pos(3),int2str(canonTaxels_newPosAndOri_origFoR(i).ID),'Color','green');
            %radius = rtaxel;
        end
        %x      = radius*cos(ang) + transf_taxels(i).Pos(1);
        %y      = radius*sin(ang) + transf_taxels(i).Pos(2);
        %z      =  repmat(transf_taxels(i).Pos(3),1,length(ang));
        %  ht = plot3(x,y,z,'--.r');
     
 end
 
% triangle midpoint FoR
AXIS_LENGTH_MULTIPLIER = 1/100; % downsize normal axes length to match scale
 h = quiver3(taxel_pos(middle_taxel_ID+1,1) ,taxel_pos(middle_taxel_ID+1,2), taxel_pos(middle_taxel_ID+1,3),x_hat(1)*AXIS_LENGTH_MULTIPLIER,x_hat(2)*AXIS_LENGTH_MULTIPLIER,x_hat(3)*AXIS_LENGTH_MULTIPLIER);
 set(h, 'Color', 'r', 'LineWidth', 3, 'MaxHeadSize', 4, 'ShowArrowHead', 'on');
 %text(0.01,0,0,'x');
 h2 = quiver3(taxel_pos(middle_taxel_ID+1,1) ,taxel_pos(middle_taxel_ID+1,2), taxel_pos(middle_taxel_ID+1,3),y_hat(1)*AXIS_LENGTH_MULTIPLIER,y_hat(2)*AXIS_LENGTH_MULTIPLIER,y_hat(3)*AXIS_LENGTH_MULTIPLIER);
 set(h2, 'Color', 'g', 'LineWidth', 3, 'MaxHeadSize', 4, 'ShowArrowHead', 'on')
 %text(0,0.01,0,'y');
 h3 = quiver3(taxel_pos(middle_taxel_ID+1,1) ,taxel_pos(middle_taxel_ID+1,2), taxel_pos(middle_taxel_ID+1,3),z_hat(1)*AXIS_LENGTH_MULTIPLIER,z_hat(2)*AXIS_LENGTH_MULTIPLIER,z_hat(3)*AXIS_LENGTH_MULTIPLIER);
 set(h3, 'Color', 'b', 'LineWidth', 3, 'MaxHeadSize', 4, 'ShowArrowHead', 'on')
 %  text(0,0,0.01,'z'); 
 
xlabel('Taxel position x (m)');
set(gca,'XDir','reverse');
ylabel('Taxel position y (m)');
zlabel('Taxel position z (m)');
set(gca,'ZDir','reverse');
axis equal;

 hold off;


%old version
% transform canonical triangle to the position and orientation of the top middle triangle of the patch 
% theta = 45;
% Homo_Rot_About_Z = [cosd(theta) -sind(theta) 0 0; sind(theta) cosd(theta) 0 0; 0 0 1 0; 0 0 0 1];
% Homo_reflectionInX = [-1 0 0 0; 0 1 0 0; 0 0 1 0; 0 0 0 1];
% Homo_translation = [1 0 0 0; 0 1 0 -0.02; 0 0 1 -0.028; 0 0 0 1];
% Homo_CombinedTransformationMatrix = Homo_translation*Homo_reflectionInX*Homo_Rot_About_Z;
% transf_taxels = transformNominalTriangle(288,Homo_CombinedTransformationMatrix,'false'); 
% 
% rtaxel  =     0.0047/2;              % radius of a single taxel - Ale's measurement
% ang    = 0:0.005:2*pi';
% 
% f6 = figure(6);
% clf(f6);
% title('Positions of foreram taxels with their IDs - upper patch + triangle overlayed (in 1st wrist FoR - FoR_8)');
% hold on;
% 
% for i=193:M
%     if (nnz(taxel_pos(i,:)) > 1) % it's not an all-zero row
%        plot3(taxel_pos(i,1),taxel_pos(i,2),taxel_pos(i,3),'Marker','x','MarkerSize',15,'Color','b');
%        text(taxel_pos(i,1),taxel_pos(i,2),taxel_pos(i,3),int2str(i-1),'Color','b'); 
%     end
% end
%  h = quiver3(0 ,0, 0,0.02,0,0);
%  set(h, 'Color', 'r', 'LineWidth', 2, 'MaxHeadSize', 4, 'ShowArrowHead', 'on');
%  text(0.01,0,0,'x');
%  h2 = quiver3(0,0,0, 0,0.02,0);
%  set(h2, 'Color', 'g', 'LineWidth', 2, 'MaxHeadSize', 4, 'ShowArrowHead', 'on')
%  text(0,0.01,0,'y');
%  h3 = quiver3(0,0,0, 0,0,0.02);
%  set(h3, 'Color', 'b', 'LineWidth', 2, 'MaxHeadSize', 4, 'ShowArrowHead', 'on')
%  text(0,0,0.01,'z');
% 
%  % circles in x,y plane
%  for i = 1:length(transf_taxels)
%         if (i==7) || (i==11) % thermal pads
%             %radius = rtaxel/2;
%         else
%              plot3(transf_taxels(i).Pos(1),transf_taxels(i).Pos(2),transf_taxels(i).Pos(3),'Marker','o','MarkerSize',15,'Color','g');
%              text(transf_taxels(i).Pos(1),transf_taxels(i).Pos(2),transf_taxels(i).Pos(3),int2str(transf_taxels(i).ID),'Color','green');
%             %radius = rtaxel;
%         end
%         %x      = radius*cos(ang) + transf_taxels(i).Pos(1);
%         %y      = radius*sin(ang) + transf_taxels(i).Pos(2);
%         %z      =  repmat(transf_taxels(i).Pos(3),1,length(ang));
%         %  ht = plot3(x,y,z,'--.r');
%      
%  end
%  
%  
% xlabel('Taxel position x (m)');
% set(gca,'XDir','reverse');
% ylabel('Taxel position y (m)');
% zlabel('Taxel position z (m)');
% set(gca,'ZDir','reverse');
% axis equal;
% hold off;


%% LOWER PATCH ON FOREARM

% transform canonical triangle to the position and orientation of the triangle on the outer side of the forearm 
% (if we need a triangle mirrored in x (see the forearm_ini_generator.xlsx -
% mirror set to 1 for all this patch; note in the xlsx this patch is called upper, even if it is kind of lower in the home posture) 
% see /media/DATA/my_matlab/skin/singleTriangle for plots 

% get taxel normal of corresponding triangle midpoint
% this should be taxel 39 in this case
middle_taxel_ID = 39;
first_taxel_ID = middle_taxel_ID-3;

% We will transform the canonical triangle into the correct position and
% orientation, such that its mid-taxel coincides with that from Andrea's
% calibration - the position is known from the positions file; then the
% taxel normal is known

% first the translation
Homo_translation_wristToHat = [1 0 0 taxel_pos(middle_taxel_ID+1,1); 0 1 0 taxel_pos(middle_taxel_ID+1,2); 0 0 1 taxel_pos(middle_taxel_ID+1,3); 0 0 0 1];

taxel_normal = [taxel_pos(middle_taxel_ID+1,4) taxel_pos(middle_taxel_ID+1,5) taxel_pos(middle_taxel_ID+1,6)]; 
% define taxel orientation
% idea: take the normal of the taxel as the new z; for y, try to stay as
% close as possible to the original y, but perpendicular to the z axis -
% therefore, project onto the plane perpendicular to the normal vector;
% x then comes automatically as the remaining orthogonal axis

x = [1 0 0]; % original axes
y = [0 1 0];
z = [0 0 1];

z_hat = taxel_normal;
z_hat = z_hat / norm(z_hat);
y_projeted_onto_z_hat = norm(y) * dot(y,z_hat) * z_hat; % this is a "difference vector" from the orig. y-axis to the target plane (perpendicular to z_hat) 
y_hat = y - y_projeted_onto_z_hat;
y_hat = y_hat / norm(y_hat);
x_hat = -cross(z_hat,y_hat);
x_hat = x_hat / norm(x_hat);
% hat is the new taxel FoR

Homo_rotation_wristToHat = [x_hat(1) y_hat(1) z_hat(1) 0;...
                 x_hat(2) y_hat(2) z_hat(2) 0;...  
                 x_hat(3) y_hat(3) z_hat(3) 0;...
                 0          0       0       1];
                 
%Homo_rotation = eye(4);
 
% first additional rotations for triangle to lend in the right orientation

% flip around y
theta3 = 180; % 180
Homo_Rot_About_Y = [cosd(theta3) 0 sind(theta3) 0; 0 1 0 0; -sind(theta3) 0 cosd(theta3) 0; 0 0 0 1];
% a bit around z
theta2 = -30;
Homo_Rot_About_Z = [cosd(theta2) -sind(theta2) 0 0; sind(theta2) cosd(theta2) 0 0; 0 0 1 0; 0 0 0 1];

Homo_OrigToHatFoR = Homo_translation_wristToHat*Homo_rotation_wristToHat*Homo_Rot_About_Z*Homo_Rot_About_Y; % ! has to be in this order
%Homo_OrigToHatFoR = eye(4)*Homo_translation;
%Homo_OrigToHatFoR = Homo_rotation; 
canonTaxels_newPosAndOri_origFoR = transformNominalTriangle(first_taxel_ID,Homo_OrigToHatFoR,true);  

f61 = figure(61);
clf(f61);
title('Positions of foreram taxels with their IDs - lower patch + 1 triangle overlayed (in 1st wrist FoR - FoR_8)');
hold on;

% plot all the taxels from Andrea's calibration
for i=1:192
    if (nnz(taxel_pos(i,:)) > 1) % it's not an all-zero row
       plot3(taxel_pos(i,1),taxel_pos(i,2),taxel_pos(i,3),'xb');
       text(taxel_pos(i,1),taxel_pos(i,2),taxel_pos(i,3),int2str(i-1)); 
    end
end
% 1st wrist FoR
 h = quiver3(0 ,0, 0,0.02,0,0);
 set(h, 'Color', 'r', 'LineWidth', 3, 'MaxHeadSize', 4, 'ShowArrowHead', 'on');
 text(0.01,0,0,'x');
 h2 = quiver3(0,0,0, 0,0.02,0);
 set(h2, 'Color', 'g', 'LineWidth', 3, 'MaxHeadSize', 4, 'ShowArrowHead', 'on')
 text(0,0.01,0,'y');
 h3 = quiver3(0,0,0, 0,0,0.02);
 set(h3, 'Color', 'b', 'LineWidth', 3, 'MaxHeadSize', 4, 'ShowArrowHead', 'on')
 text(0,0,0.01,'z');

 % overlay the canonical triangle
 for i = 1:length(canonTaxels_newPosAndOri_origFoR)
        if (i==7) || (i==11) % thermal pads
            %radius = rtaxel/2;
        else
             plot3(canonTaxels_newPosAndOri_origFoR(i).Pos(1),canonTaxels_newPosAndOri_origFoR(i).Pos(2),canonTaxels_newPosAndOri_origFoR(i).Pos(3),'Marker','o','MarkerSize',15,'Color','g');
             text(canonTaxels_newPosAndOri_origFoR(i).Pos(1),canonTaxels_newPosAndOri_origFoR(i).Pos(2),canonTaxels_newPosAndOri_origFoR(i).Pos(3),int2str(canonTaxels_newPosAndOri_origFoR(i).ID),'Color','green');
            %radius = rtaxel;
        end
        %x      = radius*cos(ang) + transf_taxels(i).Pos(1);
        %y      = radius*sin(ang) + transf_taxels(i).Pos(2);
        %z      =  repmat(transf_taxels(i).Pos(3),1,length(ang));
        %  ht = plot3(x,y,z,'--.r');
     
 end
 
% triangle midpoint FoR
AXIS_LENGTH_MULTIPLIER = 1/100; % downsize normal axes lenghth to match scale
 h = quiver3(taxel_pos(middle_taxel_ID+1,1) ,taxel_pos(middle_taxel_ID+1,2), taxel_pos(middle_taxel_ID+1,3),x_hat(1)*AXIS_LENGTH_MULTIPLIER,x_hat(2)*AXIS_LENGTH_MULTIPLIER,x_hat(3)*AXIS_LENGTH_MULTIPLIER);
 set(h, 'Color', 'r', 'LineWidth', 3, 'MaxHeadSize', 4, 'ShowArrowHead', 'on');
 %text(0.01,0,0,'x');
 h2 = quiver3(taxel_pos(middle_taxel_ID+1,1) ,taxel_pos(middle_taxel_ID+1,2), taxel_pos(middle_taxel_ID+1,3),y_hat(1)*AXIS_LENGTH_MULTIPLIER,y_hat(2)*AXIS_LENGTH_MULTIPLIER,y_hat(3)*AXIS_LENGTH_MULTIPLIER);
 set(h2, 'Color', 'g', 'LineWidth', 3, 'MaxHeadSize', 4, 'ShowArrowHead', 'on')
 %text(0,0.01,0,'y');
 h3 = quiver3(taxel_pos(middle_taxel_ID+1,1) ,taxel_pos(middle_taxel_ID+1,2), taxel_pos(middle_taxel_ID+1,3),z_hat(1)*AXIS_LENGTH_MULTIPLIER,z_hat(2)*AXIS_LENGTH_MULTIPLIER,z_hat(3)*AXIS_LENGTH_MULTIPLIER);
 set(h3, 'Color', 'b', 'LineWidth', 3, 'MaxHeadSize', 4, 'ShowArrowHead', 'on')
 %  text(0,0,0.01,'z'); 
 
xlabel('Taxel position x (m)');
set(gca,'XDir','reverse');
ylabel('Taxel position y (m)');
zlabel('Taxel position z (m)');
set(gca,'ZDir','reverse');
axis equal;

 hold off;


%% save figures
if SAVE_FIGURES
    saveas(f1,'Taxel_positions_left_forearm.fig');
    print -f1 -djpeg 'Taxel_positions_left_forearm.jpg';
    saveas(f2,'Taxel_positions_left_forearm_lowerBigPatch.fig');
    print -f2 -djpeg 'Taxel_positions_left_forearm_lowerBigPatch.jpg';
    saveas(f3,'Taxel_positions_left_forearm_upperSmallPatch.fig');
    print -f3 -djpeg 'Taxel_positions_left_forearm_upperSmallPatch.jpg';
    saveas(f31,'TriangleCenters_left_forearm_upperSmallPatch_CAD.fig');
    print -f31 -djpeg 'TriangleCenters_left_forearm_upperSmallPatch_CAD.jpg';
    saveas(f32,'Taxel_positions_left_forearm_upperSmallPatch_delPreteAndCAD.fig');
    print -f32 -djpeg 'Taxel_positions_left_forearm_upperSmallPatch_delPreteAndCAD.jpg';
    saveas(f4,'Taxel_positions_left_forearm_upperSmallPatch_allPlusFirstThreeTrianglesIndividually.fig');
    print -f4 -djpeg 'Taxel_positions_left_forearm_upperSmallPatch_allPlusFirstThreeTrianglesIndividually.jpg';
    saveas(f4,'Taxel_positions_left_forearm_upperSmallPatch_lastFourTrianglesIndividually.fig');
    print -f4 -djpeg 'Taxel_positions_left_forearm_upperSmallPatch_lastFourTrianglesIndividually.jpg';
    saveas(f6,'Taxel_positions_left_forearm_upperSmallPatch_OneTriangularModuleOverlayed.fig');
    print -f6 -djpeg 'Taxel_positions_left_forearm_upperSmallPatch_OneTriangularModuleOverlayed.jpg';
    saveas(f61,'Taxel_positions_left_forearm_lowerBigPatch_OneTriangularModuleOverlayed.fig');
    print -f61 -djpeg 'Taxel_positions_left_forearm_lowerBigPatch_OneTriangularModuleOverlayed.jpg';
end
